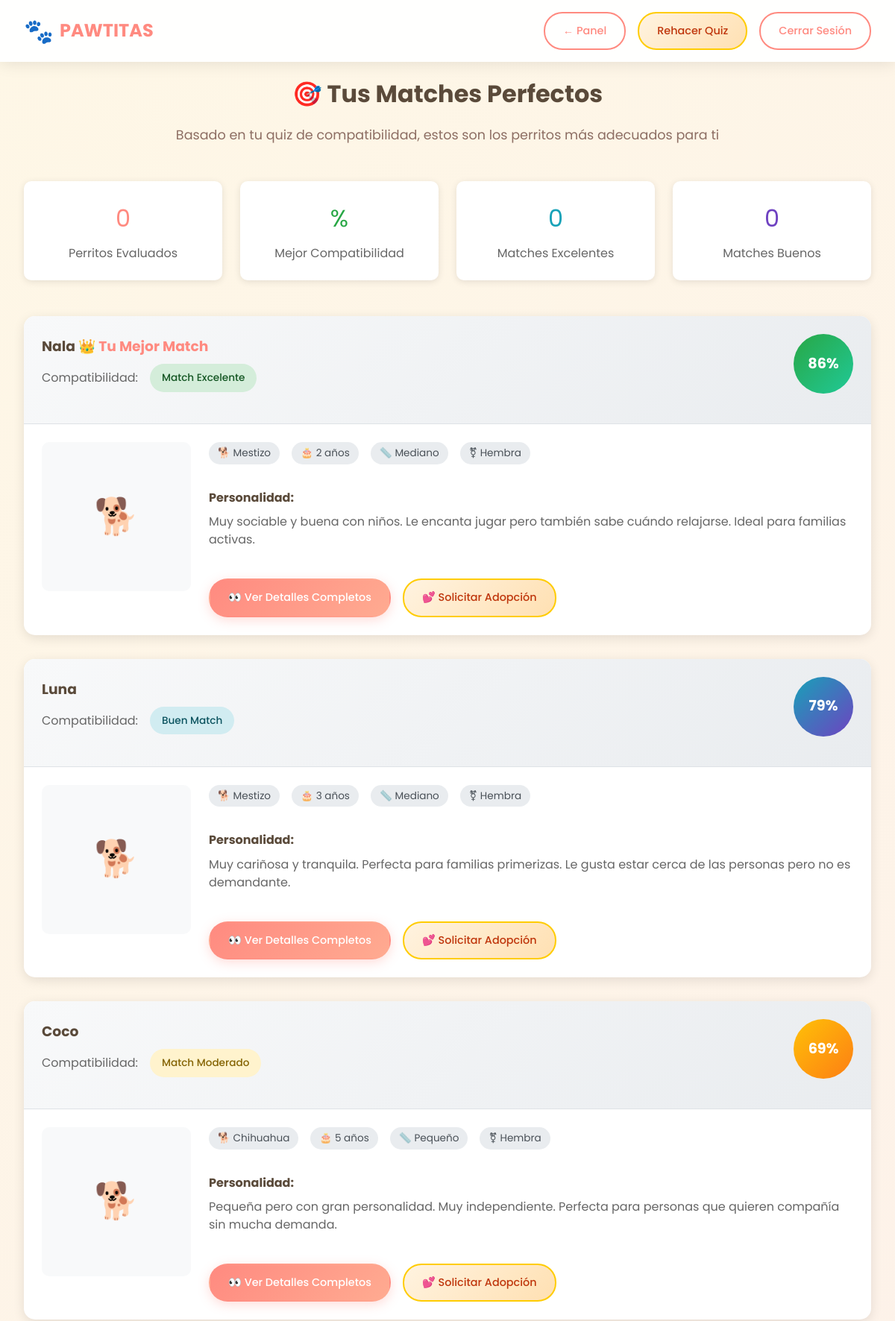
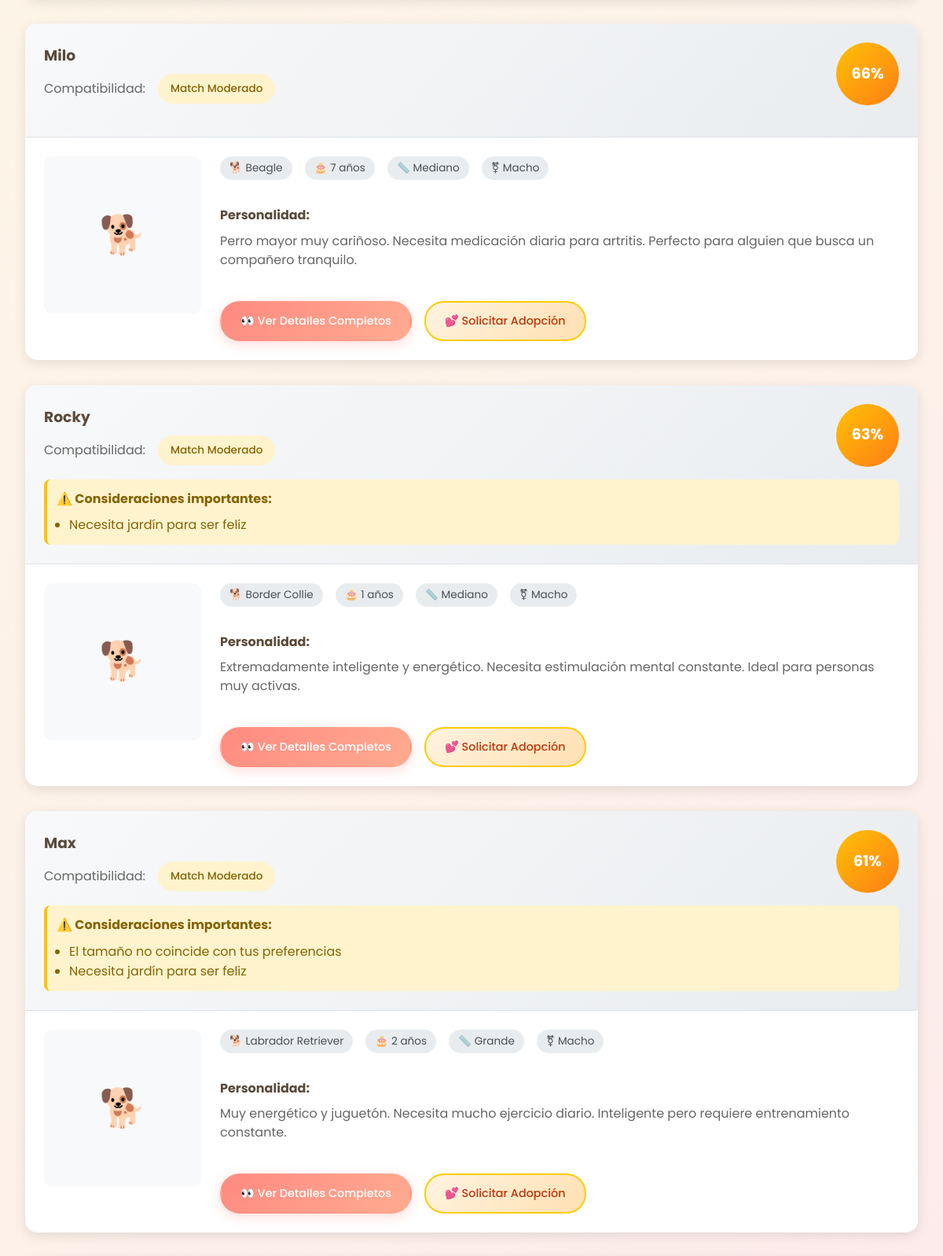
The app's page /pages/resultados_matching.php (signed in, upper part) with its own data (2 pictures, top to bottom).
### tables this page shows
CREATE TABLE perritos (
    id INT AUTO_INCREMENT PRIMARY KEY,
    nombre VARCHAR(100) NOT NULL,
    raza VARCHAR(100),
    edad_aproximada TINYINT,
    tamaño ENUM('pequeño', 'mediano', 'grande', 'gigante') NOT NULL,
    peso DECIMAL(5,2),
    sexo ENUM('macho', 'hembra') NOT NULL,
    color VARCHAR(100),
    
     
    esterilizado BOOLEAN DEFAULT FALSE,
    vacunas_completas BOOLEAN DEFAULT FALSE,
    microchip BOOLEAN DEFAULT FALSE,
    cuidados_especiales TEXT,
    
     
    personalidad TEXT,
    historia TEXT,
    foto_principal VARCHAR(255),
    
     
    disponible BOOLEAN DEFAULT TRUE,
    tipo_especial ENUM('normal', 'apoyo_emocional', 'perro_guia', 'terapia') DEFAULT 'normal',
    
     
    admin_id INT,
    refugio_origen VARCHAR(200),
    fecha_rescate DATE,
    fecha_registro TIMESTAMP DEFAULT CURRENT_TIMESTAMP,
    fecha_actualizacion TIMESTAMP DEFAULT CURRENT_TIMESTAMP ON UPDATE CURRENT_TIMESTAMP,
    
    FOREIGN KEY (admin_id) REFERENCES usuarios(id) ON DELETE SET NULL
);

### pages/resultados_matching.php (the view, shortened to what the rows shown need)
<?php
require_once '../includes/functions.php';
require_once '../includes/matching.php';
$usuario = obtener_usuario_actual();
$matching_system = obtener_matching_system();
$resultado_matches = $matching_system->obtener_mejores_matches($usuario['id'], 20);
if (!$resultado_matches['exito']) {
    $matches = [];
    $mensaje_error = $resultado_matches['mensaje'];
} else {
    $matches = $resultado_matches['matches'];
    $mensaje_error = '';
}
?>
<!DOCTYPE html>
<html lang="es">
<head>
    <link rel="stylesheet" href="../assets/css/styles.css">
</head>
<body>
    <main style="padding-top: 100px; padding-bottom: 50px;">
        <div class="container">
            <div style="text-align: center; margin-bottom: 3rem;">
                <h1 style="color: #5a4a3a; margin-bottom: 1rem;">
                    🎯 Tus Matches Perfectos
                </h1>
            </div>
            <?php if ($mensaje_error): ?>
                <div class="message error" style="text-align: center; margin: 3rem 0;">
                    <h3>😔 <?php echo escapar_html($mensaje_error); ?></h3>
                    <p>Intenta completar el quiz nuevamente o contacta al administrador.</p>
                    <a href="quiz_matching.php" class="btn btn-primary">Rehacer Quiz</a>
                </div>
            <?php else: ?>
                <?php foreach ($matches as $index => $match):
                    $perrito = $match['perrito'];
                    $compatibilidad = $match['compatibilidad'];
                    $incompatibilidades = $match['incompatibilidades'];
                    if ($compatibilidad >= 85) {
                        $score_class = 'score-excellent';
                        $rec_class = 'rec-excellent';
                        $rec_text = 'Match Excelente';
                    } elseif ($compatibilidad >= 70) {
                        $score_class = 'score-good';
                        $rec_class = 'rec-good';
                        $rec_text = 'Buen Match';
                    } elseif ($compatibilidad >= 50) {
                        $score_class = 'score-moderate';
                        $rec_class = 'rec-moderate';
                        $rec_text = 'Match Moderado';
                    } else {
                        $score_class = 'score-low';
                        $rec_class = 'rec-low';
                        $rec_text = 'Match Bajo';
                    }
                ?>
                    <div class="match-card">
                        <div class="match-header">
                            <div class="compatibility-score">
                                <div>
                                    <h3 style="margin: 0; color: #5a4a3a;">
                                        <?php echo escapar_html($perrito['nombre']); ?>
                                        <?php if ($index === 0): ?>
                                            <span style="color: #ff8a80;">👑 Tu Mejor Match</span>
                                        <?php endif; ?>
                                    </h3>
                                    <div style="display: flex; align-items: center; margin-top: 0.5rem;">
                                        <span style="color: #666;">Compatibilidad:</span>
                                        <span class="recommendation-badge <?php echo $rec_class; ?>">
                                            <?php echo $rec_text; ?>
                                        </span>
                                    </div>
                                </div>
                                <div class="score-circle <?php echo $score_class; ?>">
                                    <?php echo round($compatibilidad); ?>%
                                </div>
                            </div>
                            <?php if (!empty($incompatibilidades)): ?>
                                <div style="background: #fff3cd; padding: 0.75rem; border-radius: 8px; border-left: 4px solid #ffc107;">
                                    <strong style="color: #856404;">⚠️ Consideraciones importantes:</strong>
                                    <ul style="margin: 0.5rem 0 0 1rem; color: #856404;">
                                        <?php if (isset($incompatibilidades['tamaño'])): ?>
                                            <li>El tamaño no coincide con tus preferencias</li>
                                        <?php endif; ?>
                                        <?php if (isset($incompatibilidades['jardin'])): ?>
                                            <li>Necesita jardín para ser feliz</li>
                                        <?php endif; ?>
                                    </ul>
                                </div>
                            <?php endif; ?>
                        </div>
                        <div class="match-content">
                            <div>
                                <?php if ($perrito['foto_principal']): ?>
                                    <img src="../uploads/dogs/<?php echo escapar_html($perrito['foto_principal']); ?>"
                                         alt="<?php echo escapar_html($perrito['nombre']); ?>"
                                         class="dog-image">
                                <?php else: ?>
                                    <div class="dog-placeholder">🐕</div>
                                <?php endif; ?>
                            </div>
                            <div class="match-details">
                                <div class="dog-basic-info">
                                    <?php if ($perrito['raza']): ?>
                                        <span class="info-tag">🐕 <?php echo escapar_html($perrito['raza']); ?></span>
                                    <?php endif; ?>
                                    <?php if ($perrito['edad_aproximada']): ?>
                                        <span class="info-tag">🎂 <?php echo $perrito['edad_aproximada']; ?> años</span>
                                    <?php endif; ?>
                                    <span class="info-tag">📏 <?php echo ucfirst($perrito['tamaño']); ?></span>
                                    <span class="info-tag">⚧ <?php echo ucfirst($perrito['sexo']); ?></span>
                                </div>
                                <?php if ($perrito['personalidad']): ?>
                                    <div>
                                        <strong style="color: #5a4a3a;">Personalidad:</strong>
                                        <p style="margin: 0.5rem 0; color: #666; line-height: 1.5;">
                                            <?php echo escapar_html($perrito['personalidad']); ?>
                                        </p>
                                    </div>
                                <?php endif; ?>
                                <div style="display: flex; gap: 1rem; margin-top: 1rem;">
                                    <a href="ver_perrito.php?id=<?php echo $perrito['id']; ?>" class="btn btn-primary">
                                        👀 Ver Detalles Completos
                                    </a>
                                    <a href="solicitar_adopcion.php?perrito_id=<?php echo $perrito['id']; ?>" class="btn btn-secondary">
                                        💕 Solicitar Adopción
                                    </a>
                                </div>
                            </div>
                        </div>
                    </div>
                <?php endforeach; ?>
            <?php endif; ?>
        </div>
    </main>
</body>
</html>

### records on screen
perritos: nombre "Nala", shows "👑 Tu Mejor Match", rec_text "Match Excelente", compatibilidad "86", raza "Mestizo", edad_aproximada "2", tamaño "Mediano", sexo "Hembra", personalidad "Muy sociable y buena con niños. Le encanta jugar pero también sabe cuándo relajarse. Ideal para familias activas."
perritos: nombre "Luna", rec_text "Buen Match", compatibilidad "79", raza "Mestizo", edad_aproximada "3", tamaño "Mediano", sexo "Hembra", personalidad "Muy cariñosa y tranquila. Perfecta para familias primerizas. Le gusta estar cerca de las personas pero no es demandante."
perritos: nombre "Coco", rec_text "Match Moderado", compatibilidad "69", raza "Chihuahua", edad_aproximada "5", tamaño "Pequeño", sexo "Hembra", personalidad "Pequeña pero con gran personalidad. Muy independiente. Perfecta para personas que quieren compañía sin mucha demanda."
perritos: nombre "Milo", rec_text "Match Moderado", compatibilidad "66", raza "Beagle", edad_aproximada "7", tamaño "Mediano", sexo "Macho", personalidad "Perro mayor muy cariñoso. Necesita medicación diaria para artritis. Perfecto para alguien que busca un compañero tranquilo."
perritos: nombre "Rocky", rec_text "Match Moderado", compatibilidad "63", shows "⚠️ Consideraciones importantes:", shows "Necesita jardín para ser feliz", raza "Border Collie", edad_aproximada "1", tamaño "Mediano", sexo "Macho", personalidad "Extremadamente inteligente y energético. Necesita estimulación mental constante. Ideal para personas muy activas."
perritos: nombre "Max", rec_text "Match Moderado", compatibilidad "61", shows "⚠️ Consideraciones importantes:", shows "El tamaño no coincide con tus preferencias", shows "Necesita jardín para ser feliz", raza "Labrador Retriever", edad_aproximada "2", tamaño "Grande", sexo "Macho", personalidad "Muy energético y juguetón. Necesita mucho ejercicio diario. Inteligente pero requiere entrenamiento constante."

### other values on screen
APP_NAME "PAWTITAS"
$stats['total_matches'] "0"
$stats['matches_excelentes'] "0"
$stats['matches_buenos'] "0"
